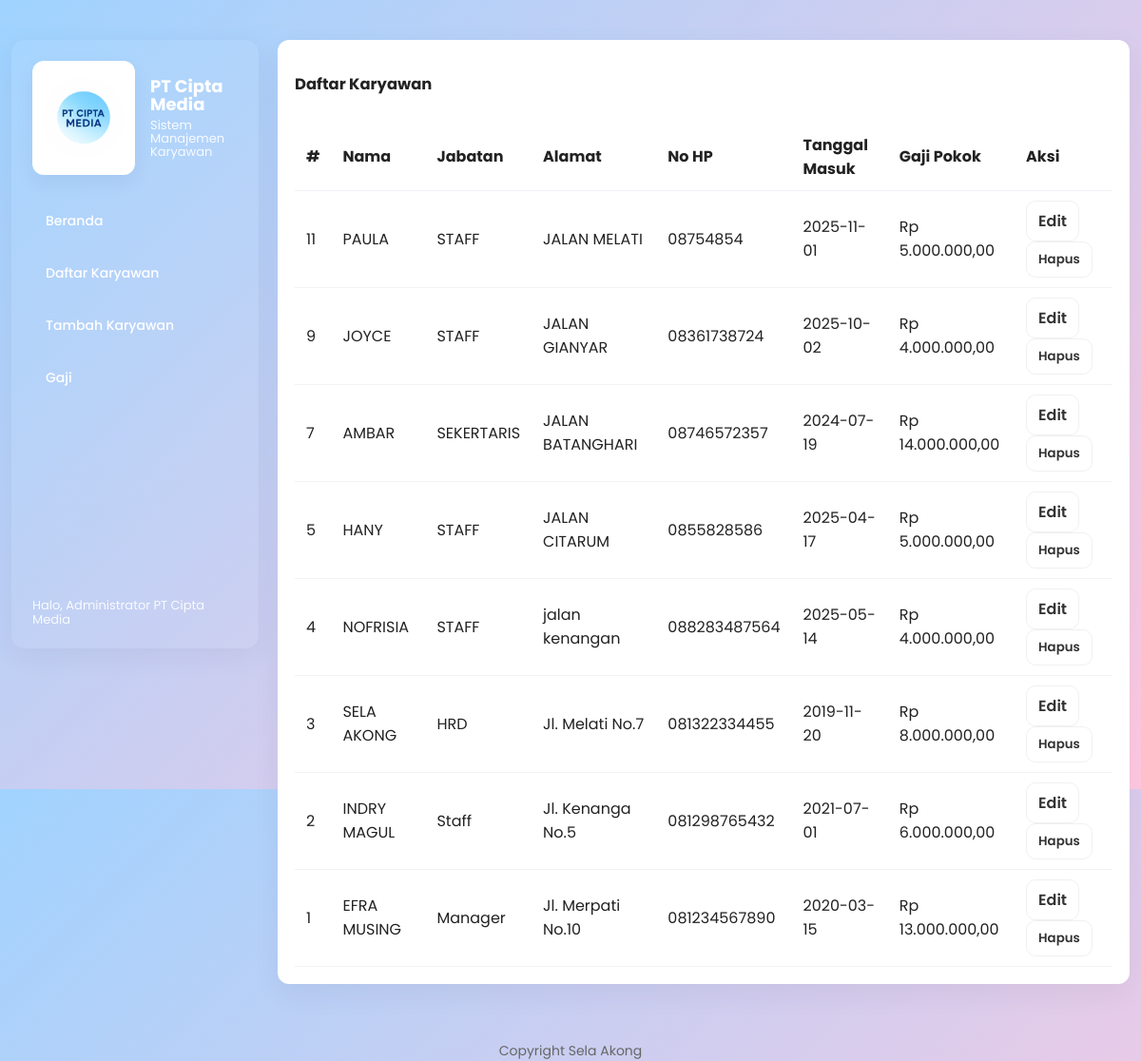
The page /karyawan-list.php on the database its author committed.
### tables this page shows
CREATE TABLE `tb_karyawan` (
  `id_karyawan` int NOT NULL AUTO_INCREMENT,
  `nama` varchar(100) NOT NULL,
  `jabatan` varchar(100) DEFAULT NULL,
  `alamat` text,
  `no_hp` varchar(20) DEFAULT NULL,
  `tanggal_masuk` date DEFAULT NULL,
  `gaji_pokok` decimal(15,2) DEFAULT NULL,
  PRIMARY KEY (`id_karyawan`)
);

### karyawan-list.php (the view, shortened to what this page needs)
<?php
require_once "includes/db_connect.php";
include "includes/header.php";
$res = mysqli_query($conn, "SELECT * FROM tb_karyawan ORDER BY id_karyawan DESC");
?>
<div class="card">
  <div class="header-top">
    <h3>Daftar Karyawan</h3>
  </div>
  <table class="table">
    <thead>
      <tr>
        <th>#</th>
        <th>Nama</th>
        <th>Jabatan</th>
        <th>Alamat</th>
        <th>No HP</th>
        <th>Tanggal Masuk</th>
        <th>Gaji Pokok</th>
        <th>Aksi</th>
      </tr>
    </thead>
    <tbody>
      <?php while($row = mysqli_fetch_assoc($res)): ?>
      <tr>
        <td><?= htmlspecialchars($row['id_karyawan'] ?? '') ?></td>
        <td><?= htmlspecialchars($row['nama'] ?? '') ?></td>
        <td><?= htmlspecialchars($row['jabatan'] ?? '') ?></td>
        <td><?= htmlspecialchars($row['alamat'] ?? '') ?></td>
        <td><?= htmlspecialchars($row['no_hp'] ?? '') ?></td>
        <td><?= htmlspecialchars($row['tanggal_masuk'] ?? '') ?></td>
        <td>
          <?= 'Rp ' . number_format((float)($row['gaji_pokok'] ?? 0), 2, ',', '.') ?>
        </td>
        <td>
          <a class="btn ghost" href="karyawan-edit.php?id=<?= htmlspecialchars($row['id_karyawan'] ?? '') ?>">Edit</a>
          <form method="post" action="proses/karyawan-delete.php" style="display:inline" onsubmit="return confirm('Hapus karyawan?')">
            <button class="btn ghost" type="submit">Hapus</button>
          </form>
        </td>
      </tr>
      <?php endwhile; ?>
    </tbody>
  </table>
</div>
<?php include "includes/footer.php"; ?>

### assets/css/style.css (style rules this page uses)
* { box-sizing: border-box; font-family: "Poppins", sans-serif; }
.card { background: var(--bg-card); border-radius: 12px; padding: 18px; box-shadow: 0 10px 30px var(--shadow); margin-bottom: 18px; }
.header-top { display: flex; align-items: center; justify-content: space-between; gap: 12px; }
.btn { background: linear-gradient(90deg, var(--accent-1), var(--accent-2)); color: #fff; border: none; padding: 8px 12px; border-radius: 10px; font-weight: 600; cursor: pointer; text-decoration: none; display: inline-block; }
.btn.ghost { background: transparent; border: 1px solid rgba(0, 0, 0, 0.06); color: #333; }
.table { width: 100%; border-collapse: collapse; margin-top: 12px; }
.table th, .table td { padding: 10px 12px; border-bottom: 1px solid var(--border); text-align: left; }

### rows shown on the page
tb_karyawan: id_karyawan "11", nama "PAULA", jabatan "STAFF", alamat "JALAN MELATI", no_hp "08754854", tanggal_masuk "2025-11-01", gaji_pokok "5.000.000,00"
tb_karyawan: id_karyawan "9", nama "JOYCE", jabatan "STAFF", alamat "JALAN GIANYAR", no_hp "08361738724", tanggal_masuk "2025-10-02", gaji_pokok "4.000.000,00"
tb_karyawan: id_karyawan "7", nama "AMBAR", jabatan "SEKERTARIS", alamat "JALAN BATANGHARI", no_hp "08746572357", tanggal_masuk "2024-07-19", gaji_pokok "14.000.000,00"
tb_karyawan: id_karyawan "5", nama "HANY", jabatan "STAFF", alamat "JALAN CITARUM", no_hp "0855828586", tanggal_masuk "2025-04-17", gaji_pokok "5.000.000,00"
tb_karyawan: id_karyawan "4", nama "NOFRISIA", jabatan "STAFF", alamat "jalan kenangan", no_hp "088283487564", tanggal_masuk "2025-05-14", gaji_pokok "4.000.000,00"
tb_karyawan: id_karyawan "3", nama "SELA AKONG", jabatan "HRD", alamat "Jl. Melati No.7", no_hp "081322334455", tanggal_masuk "2019-11-20", gaji_pokok "8.000.000,00"
tb_karyawan: id_karyawan "2", nama "INDRY MAGUL", jabatan "Staff", alamat "Jl. Kenanga No.5", no_hp "081298765432", tanggal_masuk "2021-07-01", gaji_pokok "6.000.000,00"
tb_karyawan: id_karyawan "1", nama "EFRA MUSING", jabatan "Manager", alamat "Jl. Merpati No.10", no_hp "081234567890", tanggal_masuk "2020-03-15", gaji_pokok "13.000.000,00"
